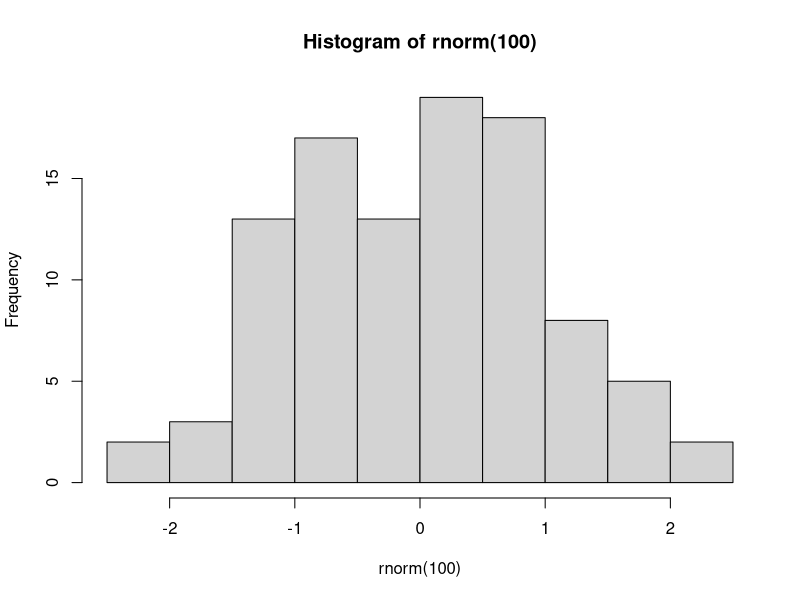

Here is the R script that generated this plot:
## ---- chunk 1
#| label: tbl-beispieltabelle
#| tbl-cap: Tabelle aus einem R-Beispieldatensatz.
knitr::kable(iris[1:10,])
## ---- chunk 2
#| label: fig-histogram
#| fig-cap: Histogramm von 100 Zufallszahlen
hist(rnorm(100))
